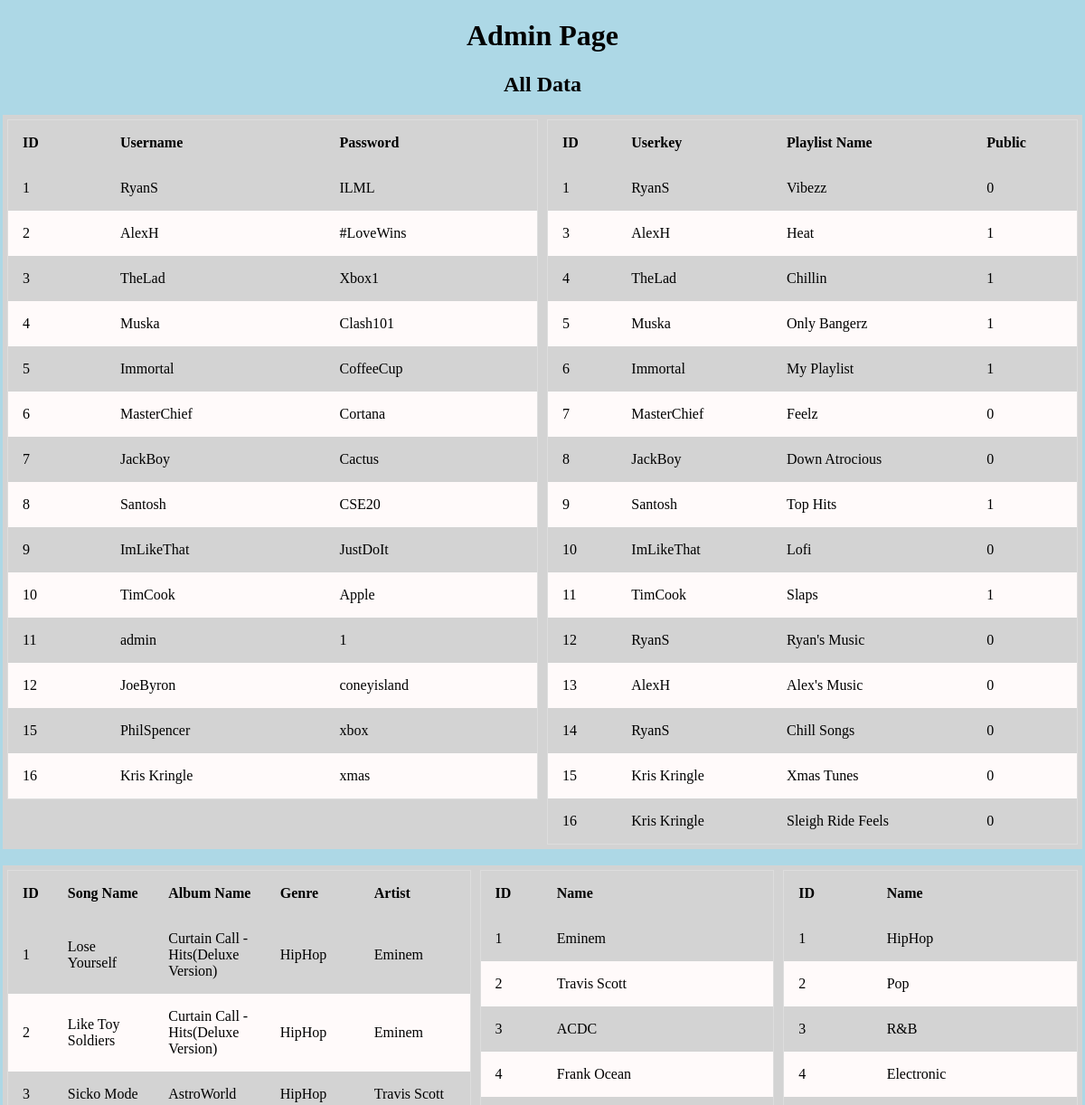
The page /admin (signed in, upper part) on the database as committed earlier.
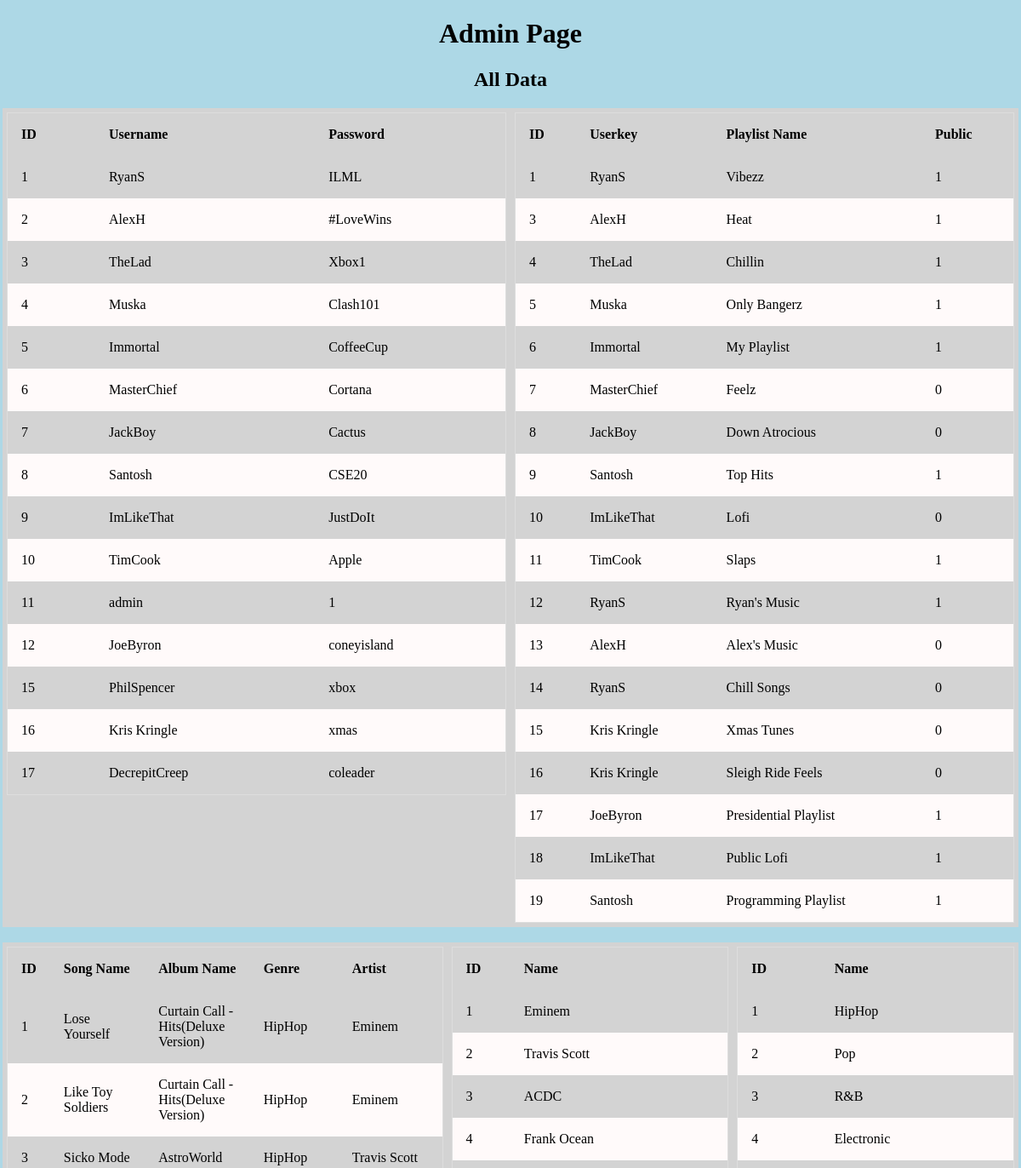
The same page on the database as committed later.
### runner.py (models this page shows, shortened)
class Users(UserMixin, db.Model):
    __tablename__ = "Users"
    id = db.Column(db.Integer, primary_key = True)
    username = db.Column(db.String, nullable = False)
    password = db.Column(db.String, nullable = False)

class Playlists(db.Model):
    __tablename__ = "Playlists"
    id = db.Column(db.Integer, primary_key = True)
    userkey = db.Column(db.Integer, nullable = False)
    name = db.Column(db.String, nullable = False)
    public = db.Column(db.Integer, nullable = False)

class Songs(db.Model):
    __tablename__ = "Songs"
    id = db.Column(db.Integer, primary_key = True)
    name = db.Column(db.String, nullable = False)
    albumkey = db.Column(db.Integer)
    genrekey = db.Column(db.Integer, nullable = False)
    artistkey = db.Column(db.Integer, nullable = False)

class Albums(db.Model):
    __tablename__ = "Albums"
    id = db.Column(db.Integer, primary_key = True)
    name = db.Column(db.String, nullable = False)
    year = db.Column(db.Integer, nullable = False)

class Genres(db.Model):
    __tablename__ = "Genres"
    id = db.Column(db.Integer, primary_key = True)
    name = db.Column(db.String, nullable = False)

class Artists(db.Model):
    __tablename__ = "Artists"
    id = db.Column(db.Integer, primary_key = True)
    name = db.Column(db.String, nullable = False)

### runner.py (the view, shortened to what this page needs)
@app.route("/admin", methods = ["GET", "POST", "PUT", "DELETE"])
@login_required
def admin():
    if request.method == "GET":
        users = Users.query.all()
        albums = Albums.query.all()
        artists = Artists.query.all()
        genres = Genres.query.all()
        playlists = Playlists.query.all()
        usernames_playlists = []
        for row in playlists:
            user = Users.query.filter_by(id = row.userkey).first()
            usernames_playlists.append(user.username)
        songs = Songs.query.all()
        song_albums = []
        song_genres = []
        song_artists = []
        for row in songs:
            album = Albums.query.filter_by(id = row.albumkey).first()
            genre = Genres.query.filter_by(id = row.genrekey).first()
            artist = Artists.query.filter_by(id = row.artistkey).first()
            song_albums.append(album.name)
            song_genres.append(genre.name)
            song_artists.append(artist.name)
        return render_template("admin.html", users = users, artists = artists,
        genres = genres, playlists = playlists, usernames_playlists = usernames_playlists,
        songs = songs, song_albums = song_albums, song_genres = song_genres, song_artists = song_artists)

### runner.py (called while the page is built)
@login_manager.user_loader
def load_user(user_id):
    return Users.query.filter_by(id = user_id).first()

### templates/admin.html (shortened to what this page needs)
<!DOCTYPE html>
<html lang = 'en'>
    <head>
        <link href="static/stylesheet.css" rel="stylesheet">
    </head>
    <body class = "admin">
        <h1 class = "center">Admin Page</h1>
        <h2 class = "center">All Data</h2>
        <div class = "row">
            <div class = "column">
                <table id = "usersTable">
                    <thead>
                        <tr>
                            <th>ID</th>
                            <th>Username</th>
                            <th>Password</th>
                        </tr>
                    </thead>
                    <tbody>
                    {% for user in users %}
                        <tr>
                            <td>{{user.id}}</td>
                            <td>{{user.username}}</td>
                            <td>{{user.password}}</td>
                        </tr>
                    {% endfor %}
                    </tbody>
                </table>
            </div>
            <div class = "column">
                <table id = "playlistsTable">
                    <thead>
                        <tr>
                            <th>ID</th>
                            <th>Userkey</th>
                            <th>Playlist Name</th>
                            <th>Public</th>
                        </tr>
                    </thead>
                    <tbody>
                    {% for playlist in playlists %}
                        <tr>
                            <td>{{playlist.id}}</td>
                            <td>{{usernames_playlists[loop.index - 1]}}</td>
                            <td>{{playlist.name}}</td>
                            <td>{{playlist.public}}</td>
                        </tr>
                    {% endfor %}
                    </tbody>
                </table>
            </div>
        </div>
        <br>
        <div class = "row">
            <div class = "column">
                <table id = "songsTable">
                    <thead>
                        <tr>
                            <th>ID</th>
                            <th>Song Name</th>
                            <th>Album Name</th>
                            <th>Genre</th>
                            <th>Artist</th>
                        </tr>
                    </thead>
                    <tbody>
                    {% for song in songs %}
                        <tr>
                            <td>{{song.id}}</td>
                            <td>{{song.name}}</td>
                            <td>{{song_albums[loop.index - 1]}}</td>
                            <td>{{song_genres[loop.index - 1]}}</td>
                            <td>{{song_artists[loop.index - 1]}}</td>
                        </tr>
                    {% endfor %}
                    </tbody>
                </table>
            </div>
            <div class = "column">
                <table id = "artistsTable">
                    <thead>
                        <tr>
                            <th>ID</th>
                            <th>Name</th>
                        </tr>
                    </thead>
                    <tbody>
                    {% for artist in artists %}
                        <tr>
                            <td>{{artist.id}}</td>
                            <td>{{artist.name}}</td>
                        </tr>
                    {% endfor %}
                    </tbody>
                </table>
            </div>
            <div class = "column">
                <table id = "genresTable">
                    <thead>
                        <tr>
                            <th>ID</th>
                            <th>Name</th>
                        </tr>
                    </thead>
                    <tbody>
                    {% for genre in genres %}
                        <tr>
                            <td>{{genre.id}}</td>
                            <td>{{genre.name}}</td>
                        </tr>
                    {% endfor %}
                    </tbody>
                </table>
            </div>
        </div>
    </body>
</html>

### static/stylesheet.css (style rules this page uses)
body { background-color: lightblue; }
.center { text-align: center; }
* { box-sizing: border-box; }
.row { background-color: lightgrey; display: flex; margin-left:-5px; margin-right:-5px; }
.column { flex: 50%; padding: 5px; }
table { border-collapse: collapse; border-spacing: 0; width: 100%; border: 1px solid #ddd; }
th, td { text-align: left; padding: 16px; }
tr:nth-child(even) { background-color: snow; }

Rows that differ between the two databases and show on the page:
added Users: id "17", username "DecrepitCreep", password "coleader"
changed Playlists "Vibezz": public "0" → "1"
changed Playlists "Ryan's Music": public "0" → "1"
added Playlists: id "17", {{ usernames_playlists[loop.index - 1] }} "JoeByron", name "Presidential Playlist", public "1"
added Playlists: id "18", {{ usernames_playlists[loop.index - 1] }} "ImLikeThat", name "Public Lofi", public "1"
added Playlists: id "19", {{ usernames_playlists[loop.index - 1] }} "Santosh", name "Programming Playlist", public "1"
